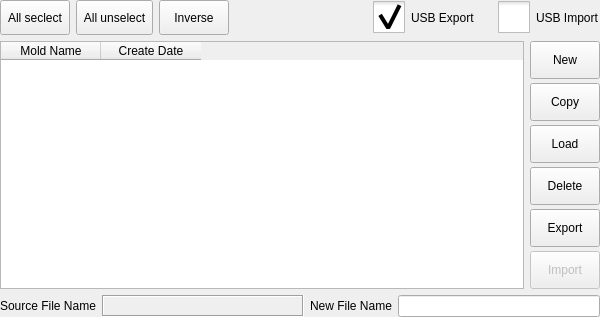
<?xml version="1.0" encoding="UTF-8"?>
<ui version="4.0">
 <class>MoldInformation</class>
 <widget class="QFrame" name="MoldInformation">
  <property name="geometry">
   <rect>
    <x>0</x>
    <y>0</y>
    <width>600</width>
    <height>317</height>
   </rect>
  </property>
  <property name="windowTitle">
   <string>Frame</string>
  </property>
  <property name="styleSheet">
   <string notr="true">::item::QCheckBox{
    spacing:24px;
}
::indicator {
     width: 32px;
     height: 32px;
 }

::indicator:unchecked 
{
     image: url(:/resource/check_unchecked.png);
 }
::indicator:checked 
{
     image: url(:/resource/check_checked.png);
 }

QMessageBox QAbstractButton
{
    min-width: 90px;
	min-height:30px;
}
</string>
  </property>
  <property name="frameShape">
   <enum>QFrame::NoFrame</enum>
  </property>
  <property name="frameShadow">
   <enum>QFrame::Plain</enum>
  </property>
  <layout class="QVBoxLayout" name="verticalLayout_2">
   <property name="margin">
    <number>0</number>
   </property>
   <item>
    <layout class="QHBoxLayout" name="horizontalLayout_3">
     <item>
      <widget class="QToolButton" name="allToolButton">
       <property name="sizePolicy">
        <sizepolicy hsizetype="Fixed" vsizetype="Fixed">
         <horstretch>0</horstretch>
         <verstretch>0</verstretch>
        </sizepolicy>
       </property>
       <property name="minimumSize">
        <size>
         <width>70</width>
         <height>35</height>
        </size>
       </property>
       <property name="layoutDirection">
        <enum>Qt::LeftToRight</enum>
       </property>
       <property name="text">
        <string>All seclect</string>
       </property>
       <property name="checkable">
        <bool>false</bool>
       </property>
       <property name="checked">
        <bool>false</bool>
       </property>
      </widget>
     </item>
     <item>
      <widget class="QToolButton" name="unselectToolButton">
       <property name="sizePolicy">
        <sizepolicy hsizetype="Minimum" vsizetype="Preferred">
         <horstretch>0</horstretch>
         <verstretch>0</verstretch>
        </sizepolicy>
       </property>
       <property name="minimumSize">
        <size>
         <width>70</width>
         <height>0</height>
        </size>
       </property>
       <property name="layoutDirection">
        <enum>Qt::LeftToRight</enum>
       </property>
       <property name="text">
        <string>All unselect</string>
       </property>
       <property name="checkable">
        <bool>false</bool>
       </property>
       <property name="checked">
        <bool>false</bool>
       </property>
      </widget>
     </item>
     <item>
      <widget class="QToolButton" name="InverseToolButton">
       <property name="sizePolicy">
        <sizepolicy hsizetype="Minimum" vsizetype="Preferred">
         <horstretch>0</horstretch>
         <verstretch>0</verstretch>
        </sizepolicy>
       </property>
       <property name="minimumSize">
        <size>
         <width>70</width>
         <height>0</height>
        </size>
       </property>
       <property name="layoutDirection">
        <enum>Qt::LeftToRight</enum>
       </property>
       <property name="text">
        <string>Inverse</string>
       </property>
       <property name="checkable">
        <bool>false</bool>
       </property>
       <property name="checked">
        <bool>false</bool>
       </property>
      </widget>
     </item>
     <item>
      <spacer name="horizontalSpacer">
       <property name="orientation">
        <enum>Qt::Horizontal</enum>
       </property>
       <property name="sizeHint" stdset="0">
        <size>
         <width>40</width>
         <height>20</height>
        </size>
       </property>
      </spacer>
     </item>
     <item>
      <widget class="QCheckBox" name="exportCheckBox">
       <property name="sizePolicy">
        <sizepolicy hsizetype="Fixed" vsizetype="Preferred">
         <horstretch>0</horstretch>
         <verstretch>0</verstretch>
        </sizepolicy>
       </property>
       <property name="minimumSize">
        <size>
         <width>119</width>
         <height>0</height>
        </size>
       </property>
       <property name="layoutDirection">
        <enum>Qt::LeftToRight</enum>
       </property>
       <property name="text">
        <string>USB Export</string>
       </property>
       <property name="checked">
        <bool>true</bool>
       </property>
       <attribute name="buttonGroup">
        <string notr="true">buttonGroup</string>
       </attribute>
      </widget>
     </item>
     <item>
      <widget class="QCheckBox" name="importCheckBox">
       <property name="sizePolicy">
        <sizepolicy hsizetype="Fixed" vsizetype="Preferred">
         <horstretch>0</horstretch>
         <verstretch>0</verstretch>
        </sizepolicy>
       </property>
       <property name="minimumSize">
        <size>
         <width>0</width>
         <height>0</height>
        </size>
       </property>
       <property name="layoutDirection">
        <enum>Qt::LeftToRight</enum>
       </property>
       <property name="text">
        <string>USB Import</string>
       </property>
       <attribute name="buttonGroup">
        <string notr="true">buttonGroup</string>
       </attribute>
      </widget>
     </item>
    </layout>
   </item>
   <item>
    <layout class="QHBoxLayout" name="horizontalLayout">
     <item>
      <widget class="ICTableWidget" name="informationTableWidget">
       <property name="sizePolicy">
        <sizepolicy hsizetype="Expanding" vsizetype="Expanding">
         <horstretch>0</horstretch>
         <verstretch>0</verstretch>
        </sizepolicy>
       </property>
       <property name="autoScroll">
        <bool>true</bool>
       </property>
       <property name="editTriggers">
        <set>QAbstractItemView::NoEditTriggers</set>
       </property>
       <property name="alternatingRowColors">
        <bool>true</bool>
       </property>
       <property name="selectionMode">
        <enum>QAbstractItemView::SingleSelection</enum>
       </property>
       <property name="selectionBehavior">
        <enum>QAbstractItemView::SelectRows</enum>
       </property>
       <column>
        <property name="text">
         <string>Mold Name</string>
        </property>
       </column>
       <column>
        <property name="text">
         <string>Create Date</string>
        </property>
       </column>
      </widget>
     </item>
     <item>
      <layout class="QVBoxLayout" name="verticalLayout">
       <property name="spacing">
        <number>4</number>
       </property>
       <item>
        <widget class="QToolButton" name="newToolButton">
         <property name="sizePolicy">
          <sizepolicy hsizetype="Preferred" vsizetype="Preferred">
           <horstretch>0</horstretch>
           <verstretch>0</verstretch>
          </sizepolicy>
         </property>
         <property name="minimumSize">
          <size>
           <width>70</width>
           <height>0</height>
          </size>
         </property>
         <property name="text">
          <string>New</string>
         </property>
        </widget>
       </item>
       <item>
        <widget class="QToolButton" name="copyToolButton">
         <property name="sizePolicy">
          <sizepolicy hsizetype="Preferred" vsizetype="Preferred">
           <horstretch>0</horstretch>
           <verstretch>0</verstretch>
          </sizepolicy>
         </property>
         <property name="minimumSize">
          <size>
           <width>70</width>
           <height>0</height>
          </size>
         </property>
         <property name="text">
          <string>Copy</string>
         </property>
        </widget>
       </item>
       <item>
        <widget class="QToolButton" name="loadToolButton">
         <property name="sizePolicy">
          <sizepolicy hsizetype="Preferred" vsizetype="Preferred">
           <horstretch>0</horstretch>
           <verstretch>0</verstretch>
          </sizepolicy>
         </property>
         <property name="minimumSize">
          <size>
           <width>70</width>
           <height>0</height>
          </size>
         </property>
         <property name="text">
          <string>Load</string>
         </property>
        </widget>
       </item>
       <item>
        <widget class="QToolButton" name="deleteToolButton">
         <property name="sizePolicy">
          <sizepolicy hsizetype="Preferred" vsizetype="Preferred">
           <horstretch>0</horstretch>
           <verstretch>0</verstretch>
          </sizepolicy>
         </property>
         <property name="minimumSize">
          <size>
           <width>70</width>
           <height>0</height>
          </size>
         </property>
         <property name="text">
          <string>Delete</string>
         </property>
        </widget>
       </item>
       <item>
        <widget class="QToolButton" name="exportToolButton">
         <property name="sizePolicy">
          <sizepolicy hsizetype="Preferred" vsizetype="Preferred">
           <horstretch>0</horstretch>
           <verstretch>0</verstretch>
          </sizepolicy>
         </property>
         <property name="minimumSize">
          <size>
           <width>70</width>
           <height>0</height>
          </size>
         </property>
         <property name="text">
          <string>Export</string>
         </property>
        </widget>
       </item>
       <item>
        <widget class="QToolButton" name="importToolButton">
         <property name="enabled">
          <bool>false</bool>
         </property>
         <property name="sizePolicy">
          <sizepolicy hsizetype="Preferred" vsizetype="Preferred">
           <horstretch>0</horstretch>
           <verstretch>0</verstretch>
          </sizepolicy>
         </property>
         <property name="minimumSize">
          <size>
           <width>70</width>
           <height>0</height>
          </size>
         </property>
         <property name="text">
          <string>Import</string>
         </property>
        </widget>
       </item>
      </layout>
     </item>
    </layout>
   </item>
   <item>
    <layout class="QHBoxLayout" name="horizontalLayout_2">
     <item>
      <widget class="QLabel" name="label">
       <property name="sizePolicy">
        <sizepolicy hsizetype="Maximum" vsizetype="Preferred">
         <horstretch>0</horstretch>
         <verstretch>0</verstretch>
        </sizepolicy>
       </property>
       <property name="minimumSize">
        <size>
         <width>0</width>
         <height>0</height>
        </size>
       </property>
       <property name="frameShadow">
        <enum>QFrame::Plain</enum>
       </property>
       <property name="lineWidth">
        <number>1</number>
       </property>
       <property name="text">
        <string>Source File Name</string>
       </property>
      </widget>
     </item>
     <item>
      <widget class="QLabel" name="sourceFileNameLabel">
       <property name="sizePolicy">
        <sizepolicy hsizetype="Preferred" vsizetype="Preferred">
         <horstretch>0</horstretch>
         <verstretch>0</verstretch>
        </sizepolicy>
       </property>
       <property name="frameShape">
        <enum>QFrame::Box</enum>
       </property>
       <property name="frameShadow">
        <enum>QFrame::Sunken</enum>
       </property>
       <property name="text">
        <string/>
       </property>
      </widget>
     </item>
     <item>
      <widget class="QLabel" name="destinationFileNameLabel">
       <property name="sizePolicy">
        <sizepolicy hsizetype="Maximum" vsizetype="Preferred">
         <horstretch>0</horstretch>
         <verstretch>0</verstretch>
        </sizepolicy>
       </property>
       <property name="frameShadow">
        <enum>QFrame::Sunken</enum>
       </property>
       <property name="text">
        <string>New File Name</string>
       </property>
      </widget>
     </item>
     <item>
      <widget class="ICInputMethodEdit" name="destinationFileLineEdit">
       <property name="sizePolicy">
        <sizepolicy hsizetype="Preferred" vsizetype="Preferred">
         <horstretch>0</horstretch>
         <verstretch>0</verstretch>
        </sizepolicy>
       </property>
       <property name="focusPolicy">
        <enum>Qt::NoFocus</enum>
       </property>
      </widget>
     </item>
    </layout>
   </item>
  </layout>
 </widget>
 <customwidgets>
  <customwidget>
   <class>ICInputMethodEdit</class>
   <extends>QLineEdit</extends>
   <header>icinputmethodedit.h</header>
  </customwidget>
  <customwidget>
   <class>ICTableWidget</class>
   <extends>QTableWidget</extends>
   <header>ictablewidget.h</header>
  </customwidget>
 </customwidgets>
 <resources/>
 <connections/>
 <buttongroups>
  <buttongroup name="buttonGroup"/>
 </buttongroups>
</ui>
